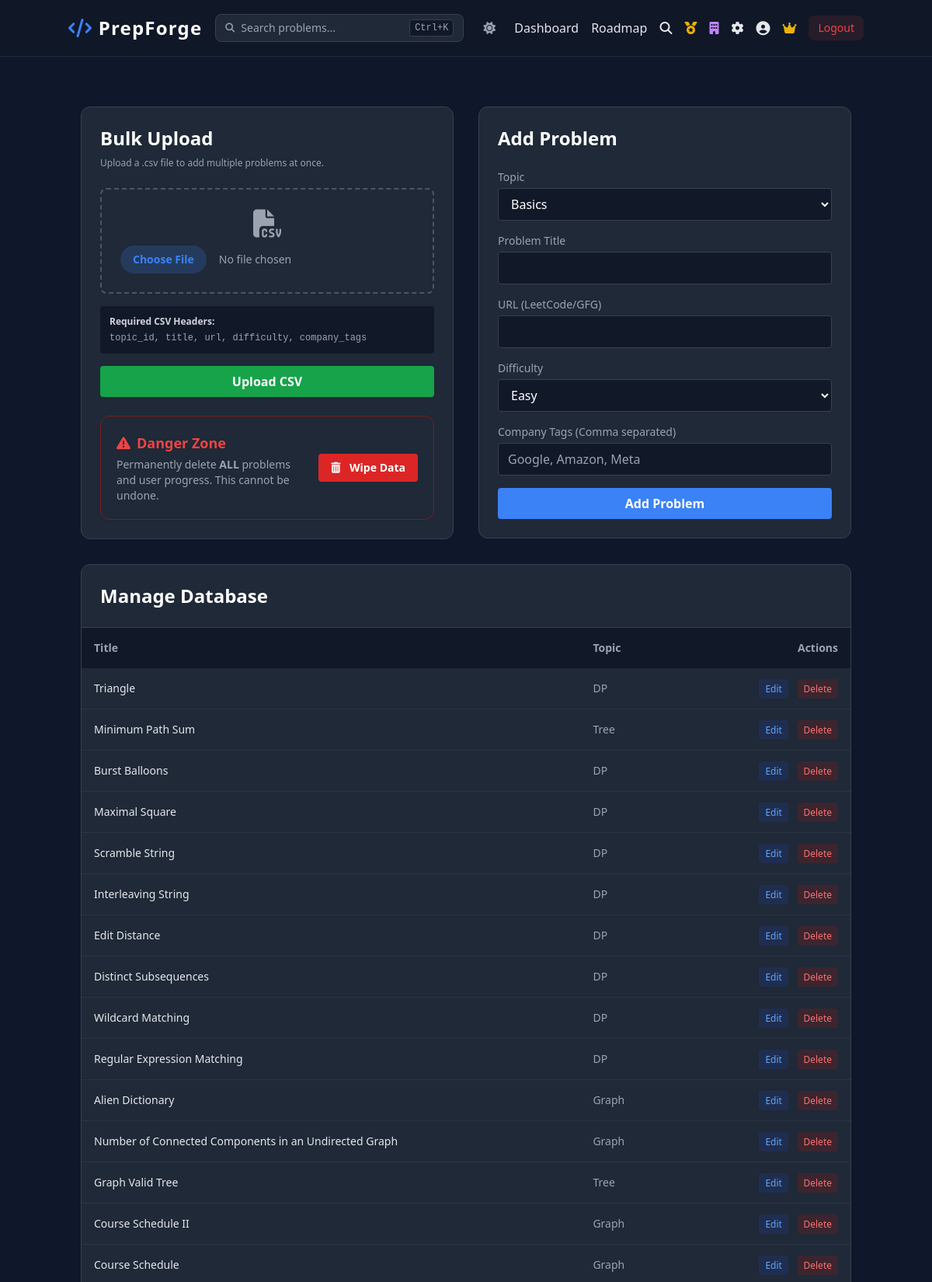
The page /admin (signed in, upper part) on the database its author committed.
### tables this page shows
CREATE TABLE problems (
                    id INTEGER PRIMARY KEY AUTOINCREMENT,
                    topic_id INTEGER NOT NULL,
                    title TEXT NOT NULL,
                    url TEXT NOT NULL,
                    difficulty TEXT NOT NULL,
                    company_tags TEXT,
                    FOREIGN KEY(topic_id) REFERENCES topics(id)
                 );

CREATE TABLE topics (
                    id INTEGER PRIMARY KEY AUTOINCREMENT,
                    name TEXT UNIQUE NOT NULL,
                    icon TEXT NOT NULL
                 );

### app.py (the view, shortened to what this page needs)
@app.route('/admin', methods=['GET', 'POST'])
@admin_required
def admin():
    conn = get_db()
    topics = conn.execute('SELECT * FROM topics ORDER BY id').fetchall()
    problems = conn.execute('''
        SELECT p.*, t.name as topic_name
        FROM problems p
        JOIN topics t ON p.topic_id = t.id
        ORDER BY p.id DESC
    ''').fetchall()
    conn.close()
    return render_template('admin.html', topics=topics, problems=problems)

### app.py (called while the page is built)
def get_db():
    conn = sqlite3.connect(DATABASE, timeout=15)
    conn.row_factory = sqlite3.Row
    return conn

@app.context_processor
def inject_globals():
    return {'current_year': datetime.now().year}

def admin_required(f):
    @wraps(f)
    def decorated_function(*args, **kwargs):
        if 'user_id' not in session or not session.get('is_admin'):
            flash('Admin access required.', 'danger')
            return redirect(url_for('dashboard'))
        return f(*args, **kwargs)
    return decorated_function

### templates/admin.html (shortened to what this page needs)
{% extends 'base.html' %}
{% block content %}
<div class="max-w-6xl mx-auto mt-8 grid md:grid-cols-1 lg:grid-cols-2 gap-8">
    <div class="bg-gray-800 p-6 rounded-xl border border-gray-700 h-fit mt-8 md:mt-0">
        <h2 class="text-2xl font-bold text-white mb-2">Bulk Upload</h2>
        <p class="text-xs text-gray-400 mb-6">Upload a .csv file to add multiple problems at once.</p>
        <form method="POST" action="/admin/bulk_upload" enctype="multipart/form-data" class="space-y-4">
            <div class="border-2 border-dashed border-gray-600 rounded-lg p-6 text-center hover:border-brand transition">
                <i class="fas fa-file-csv text-4xl text-gray-400 mb-2"></i>
                <input type="file" name="file" accept=".csv" required class="block w-full text-sm text-gray-400 file:mr-4 file:py-2 file:px-4 file:rounded-full file:border-0 file:text-sm file:font-semibold file:bg-brand/20 file:text-brand hover:file:bg-brand/30 cursor-pointer">
            </div>
            <div class="bg-gray-900 p-3 rounded text-xs text-gray-400">
                <p class="font-bold text-gray-300 mb-1">Required CSV Headers:</p>
                <code>topic_id, title, url, difficulty, company_tags</code>
            </div>
            <button type="submit" class="w-full bg-green-600 text-white py-2 rounded font-bold hover:bg-green-500 transition">Upload CSV</button>
        </form>
        <div class="bg-gray-800 p-5 rounded-xl border border-red-900 shadow-sm mt-6 flex flex-col sm:flex-row items-start sm:items-center justify-between gap-4">
            <div>
                <h3 class="text-lg font-bold text-red-500 mb-1">
                    <i class="fas fa-exclamation-triangle mr-2"></i>Danger Zone
                </h3>
                <p class="text-gray-400 text-sm">
                    Permanently delete <strong>ALL</strong> problems and user progress. This cannot be undone.
                </p>
            </div>
            <form action="{{ url_for('clear_all_problems') }}" method="POST" onsubmit="return confirm('🚨 WARNING: Are you absolutely sure you want to wipe all problems? This cannot be undone!');">
                <button type="submit" class="bg-red-600 hover:bg-red-700 text-white text-sm font-semibold py-2 px-4 rounded transition duration-200 whitespace-nowrap">
                    <i class="fas fa-trash-alt mr-2"></i> Wipe Data
                </button>
            </form>
        </div>
    </div>
    <div class="bg-gray-800 p-6 rounded-xl border border-gray-700 h-fit">
        <h2 class="text-2xl font-bold text-white mb-6">Add Problem</h2>
        <form method="POST" action="/admin" class="space-y-4">
            <div>
                <label class="text-sm text-gray-400 block mb-1">Topic</label>
                <select name="topic_id" class="w-full bg-gray-900 border border-gray-700 rounded px-3 py-2 text-white">
                    {% for t in topics %}
                        <option value="{{ t.id }}">{{ t.name }}</option>
                    {% endfor %}
                </select>
            </div>
            <div>
                <label class="text-sm text-gray-400 block mb-1">Problem Title</label>
                <input type="text" name="title" required class="w-full bg-gray-900 border border-gray-700 rounded px-3 py-2 text-white">
            </div>
            <div>
                <label class="text-sm text-gray-400 block mb-1">URL (LeetCode/GFG)</label>
                <input type="url" name="url" required class="w-full bg-gray-900 border border-gray-700 rounded px-3 py-2 text-white">
            </div>
            <div>
                <label class="text-sm text-gray-400 block mb-1">Difficulty</label>
                <select name="difficulty" class="w-full bg-gray-900 border border-gray-700 rounded px-3 py-2 text-white">
                    <option value="Easy">Easy</option>
                </select>
            </div>
            <div>
                <label class="text-sm text-gray-400 block mb-1">Company Tags (Comma separated)</label>
                <input type="text" name="company_tags" placeholder="Google, Amazon, Meta" class="w-full bg-gray-900 border border-gray-700 rounded px-3 py-2 text-white">
            </div>
            <button type="submit" class="w-full bg-brand text-white py-2 rounded font-bold hover:bg-blue-600 transition">Add Problem</button>
        </form>
    </div>
    <div class="md:col-span-2 bg-gray-800 rounded-xl border border-gray-700 overflow-hidden">
        <h2 class="text-2xl font-bold text-white p-6 border-b border-gray-700">Manage Database</h2>
        <div class="overflow-x-auto">
            <table class="w-full text-left text-sm">
                <thead class="bg-gray-900 text-gray-400">
                    <tr>
                        <th class="p-4">Title</th>
                        <th class="p-4">Topic</th>
                        <th class="p-4 text-right">Actions</th>
                    </tr>
                </thead>
                <tbody>
                    {% for p in problems %}
                    <tr class="border-b border-gray-700/50 hover:bg-gray-700/30">
                        <td class="p-4 text-gray-200 font-medium">{{ p.title }}</td>
                        <td class="p-4 text-gray-400">{{ p.topic_name }}</td>
                        <td class="p-4 text-right space-x-2">
                            <a href="/admin/edit/{{ p.id }}" class="text-blue-400 hover:text-blue-300 text-xs px-2 py-1 bg-blue-900/30 rounded">Edit</a>
                            <a href="/admin/delete/{{ p.id }}" class="text-red-400 hover:text-red-300 text-xs px-2 py-1 bg-red-900/30 rounded" onclick="return confirm('Delete this?')">Delete</a>
                        </td>
                    </tr>
                    {% endfor %}
                </tbody>
            </table>
        </div>
    </div>
</div>
{% endblock %}

### static/css/custom.css (style rules this page uses)
:root { --square-size: 12px; --square-gap: 4px; --level-0: #374151; --level-1: #0e4429; --level-2: #006d32; --level-3: #26a641; --level-4: #39d353; }
body { font-family: 'Inter', system-ui, -apple-system, sans-serif; }

### rows shown on the page
problems: title "Triangle", topic_name "DP"
problems: title "Minimum Path Sum", topic_name "Tree"
problems: title "Burst Balloons", topic_name "DP"
problems: title "Maximal Square", topic_name "DP"
problems: title "Scramble String", topic_name "DP"
problems: title "Interleaving String", topic_name "DP"
problems: title "Edit Distance", topic_name "DP"
problems: title "Distinct Subsequences", topic_name "DP"
problems: title "Wildcard Matching", topic_name "DP"
problems: title "Regular Expression Matching", topic_name "DP"
problems: title "Alien Dictionary", topic_name "Graph"
problems: title "Number of Connected Components in an Undirected Graph", topic_name "Graph"
problems: title "Graph Valid Tree", topic_name "Tree"
problems: title "Course Schedule II", topic_name "Graph"
problems: title "Course Schedule", topic_name "Graph"

### other values the page prints
form field topic_id "Basics"
